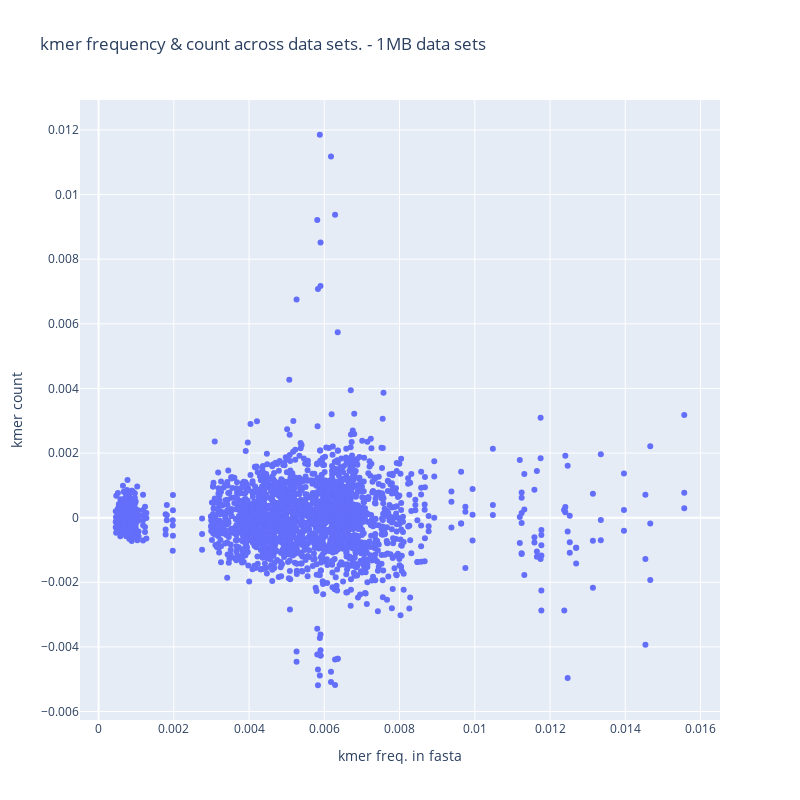

Here is the notebook cell this chart was saved with:
### Code cell
freq_array= data_freq.reshape(1,np.prod(data_freq.shape))[0]
ref_array= data_ref.reshape(1,np.prod(data_ref.shape))[0]


fig= [go.Scatter(
    x= freq_array / 3,
    y= ref_array,
    mode= 'markers'
)]

line= go.Scatter(
    x= np.linspace(0,0.02,50),
    y= np.linspace(0,0.02,50),
    mode= 'lines',
    name= 'y=x'
)



layout= go.Layout(
    xaxis= dict(
        title= "kmer freq. in fasta"
    ),
    yaxis= dict(
        title= "kmer count"
    )
    
)

Figure= go.Figure(data= fig, layout= layout)
Figure['layout'].update(title= 'kmer frequency & count across data sets. - 1MB data sets',width= 800, height= 800)
iplot(Figure)

### Figure 1 — Plotly figure (JSON) as saved in the notebook; plotly's stock layout.template omitted (floating-point values rounded to 4 significant figures; data arrays with more than 128 entries replaced by an {"elided": "..."} marker saying what was removed)
{"data": [{"mode": "markers", "type": "scatter", "x": {"elided": "2304 float values"}, "y": {"elided": "2304 float values"}}], "layout": {"height": 800, "title": {"text": "kmer frequency & count across data sets. - 1MB data sets"}, "width": 800, "xaxis": {"title": {"text": "kmer freq. in fasta"}}, "yaxis": {"title": {"text": "kmer count"}}}}
